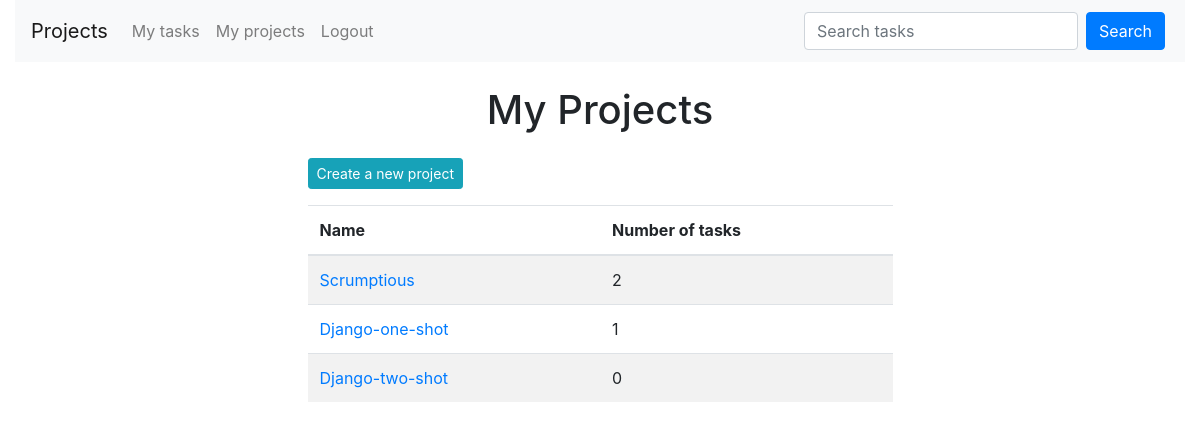
Page /projects/ (signed in) on the committed database.
### projects/models.py (models this page shows, shortened)
class Project(models.Model):
    name = models.CharField(max_length=200)
    description = models.TextField()
    owner = models.ForeignKey(
        settings.AUTH_USER_MODEL,
        related_name="projects",
        on_delete=models.CASCADE,
        null=True,
    )

### tasks/models.py (models this page shows)
class Task(models.Model):
    name = models.CharField(max_length=200)
    start_date = models.DateTimeField()
    due_date = models.DateTimeField()
    is_completed = models.BooleanField(default=False)
    project = models.ForeignKey(
        Project,
        related_name="tasks",
        on_delete=models.CASCADE,
    )
    assignee = models.ForeignKey(
        settings.AUTH_USER_MODEL,
        related_name="tasks",
        on_delete=models.CASCADE,
        null=True,
    )

### projects/views.py (the view)
# urls.py: path("", list_projects, name="list_projects"),
@login_required
def list_projects(request):
    projects = Project.objects.filter(owner=request.user)
    context = {
        "projects": projects,
    }
    return render(request, "projects/list_projects.html", context)

### projects/templates/projects/list_projects.html (shortened to what this page needs)
{% extends 'base.html' %}
{% block content %}
    <main>
        <div class="project-list">
            <h1 class="text-center my-4">My Projects</h1>
            <p>
                <a href="{% url 'create_project' %}"
                   class="btn btn-info btn-sm offset-md-3">Create a new project</a>
            </p>
            {% if projects|length == 0 %}
                <p class="offset-md-3">You are not assigned to any projects</p>
            {% else %}
                <div class="col-6 mx-auto p-0">
                    <table class="table table-striped">
                        <thead>
                            <tr>
                                <th scope="col">Name</th>
                                <th scope="col">Number of tasks</th>
                            </tr>
                        </thead>
                        <tbody>
                            {% for project in projects %}
                                <tr>
                                    <td>
                                        <a href="{% url 'show_project' project.id %}">{{ project.name }}</a>
                                    </td>
                                    <td>{{ project.tasks.all|length }}</td>
                                </tr>
                            {% endfor %}
                        </tbody>
                    </table>
                </div>
            {% endif %}
        </div>
    </main>
{% endblock content %}

### rows in the picture
Project: name "Scrumptious", tasks.all|length "2"
Project: name "Django-one-shot", tasks.all|length "1"
Project: name "Django-two-shot", tasks.all|length "0"
